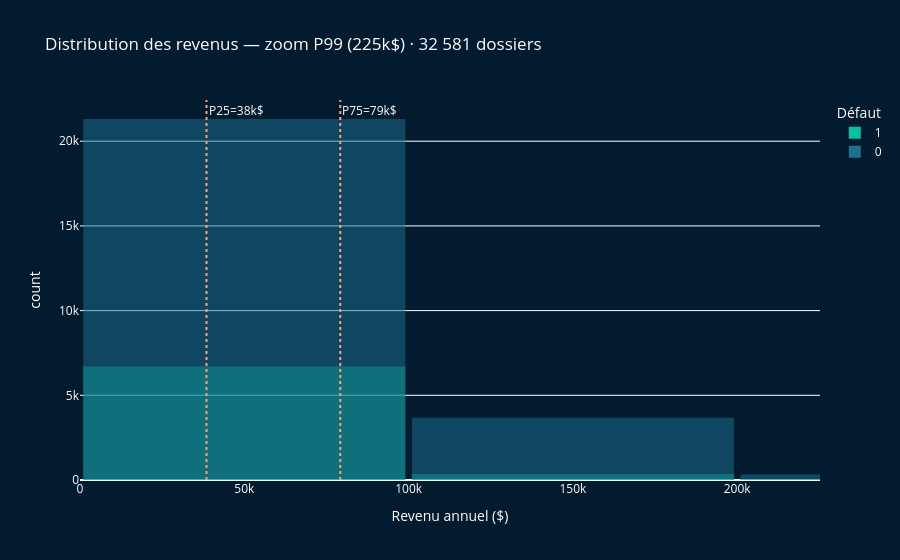

Here is the notebook cell this chart was saved with:
### Markdown cell above
### 1.1 Histogramme — Distribution des revenus par statut de prêt

### Code cell
# ── Vue 1 : zoom P99 ─────────────────────────────────────────────────────
# ⚠️ JAMAIS log_x=True : Plotly calcule les bins en espace linéaire puis applique
# l'axe log → barres vides ou effondrées. Toujours range_x ou np.log1p().

p99 = df['person_income'].quantile(0.99)
p25 = df['person_income'].quantile(0.25)
p75 = df['person_income'].quantile(0.75)
print(f"P25 : {p25:,.0f} $  |  Médiane : {df['person_income'].median():,.0f} $  |  P75 : {p75:,.0f} $")
print(f"P99 : {p99:,.0f} $  |  Max brut : {df['person_income'].max():,.0f} $ (outlier → cappé J1S4)")

fig1 = px.histogram(
    df, x='person_income', color='loan_status',
    barmode='overlay', nbins=80, range_x=[0, p99],
    color_discrete_map={0: '#1C7293', 1: '#02C39A'},
    labels={'loan_status': 'Défaut', 'person_income': 'Revenu annuel ($)'},
    title=f'Distribution des revenus — zoom P99 ({p99/1000:.0f}k$) · 32 581 dossiers'
)
fig1.add_vline(x=p25, line_dash='dot', line_color='#FFA07A',
               annotation_text=f'P25={p25/1000:.0f}k$', annotation_position='top right')
fig1.add_vline(x=p75, line_dash='dot', line_color='#FFA07A',
               annotation_text=f'P75={p75/1000:.0f}k$', annotation_position='top right')
fig1.update_layout(bargap=0.02, plot_bgcolor='#021B2E',
                   paper_bgcolor='#021B2E', font_color='white')
fig1.write_html(str(ROOT / 'figures' / 'hist_income.html'))
fig1.show()
print("✅ figures/hist_income.html sauvegardé")
print("→ Les défauts (vert) se concentrent sur les revenus < 40 000 $ — justifie log_income")

### Figure 1 — Plotly figure (JSON) as saved in the notebook; plotly's stock layout.template omitted (floating-point values rounded to 4 significant figures; data arrays with more than 128 entries replaced by an {"elided": "..."} marker saying what was removed)
{"data": [{"bingroup": "x", "hovertemplate": "Défaut=1<br>Revenu annuel ($)=%{x}<br>count=%{y}<extra></extra>", "legendgroup": "1", "marker": {"color": "#02C39A", "opacity": 0.5, "pattern": {"shape": ""}}, "name": "1", "nbinsx": 80, "orientation": "v", "showlegend": true, "type": "histogram", "x": {"elided": "7108 int values"}, "xaxis": "x", "yaxis": "y"}, {"bingroup": "x", "hovertemplate": "Défaut=0<br>Revenu annuel ($)=%{x}<br>count=%{y}<extra></extra>", "legendgroup": "0", "marker": {"color": "#1C7293", "opacity": 0.5, "pattern": {"shape": ""}}, "name": "0", "nbinsx": 80, "orientation": "v", "showlegend": true, "type": "histogram", "x": {"elided": "25473 int values"}, "xaxis": "x", "yaxis": "y"}], "layout": {"annotations": [{"showarrow": false, "text": "P25=38k$", "x": 38500, "xanchor": "left", "xref": "x", "y": 1, "yanchor": "top", "yref": "y domain"}, {"showarrow": false, "text": "P75=79k$", "x": 79200, "xanchor": "left", "xref": "x", "y": 1, "yanchor": "top", "yref": "y domain"}], "bargap": 0.02, "barmode": "overlay", "font": {"color": "white"}, "legend": {"title": {"text": "Défaut"}, "tracegroupgap": 0}, "paper_bgcolor": "#021B2E", "plot_bgcolor": "#021B2E", "shapes": [{"line": {"color": "#FFA07A", "dash": "dot"}, "type": "line", "x0": 38500, "x1": 38500, "xref": "x", "y0": 0, "y1": 1, "yref": "y domain"}, {"line": {"color": "#FFA07A", "dash": "dot"}, "type": "line", "x0": 79200, "x1": 79200, "xref": "x", "y0": 0, "y1": 1, "yref": "y domain"}], "title": {"text": "Distribution des revenus — zoom P99 (225k$) · 32 581 dossiers"}, "xaxis": {"anchor": "y", "domain": [0, 1], "range": [0, 225200.0], "title": {"text": "Revenu annuel ($)"}}, "yaxis": {"anchor": "x", "domain": [0, 1], "title": {"text": "count"}}}}
